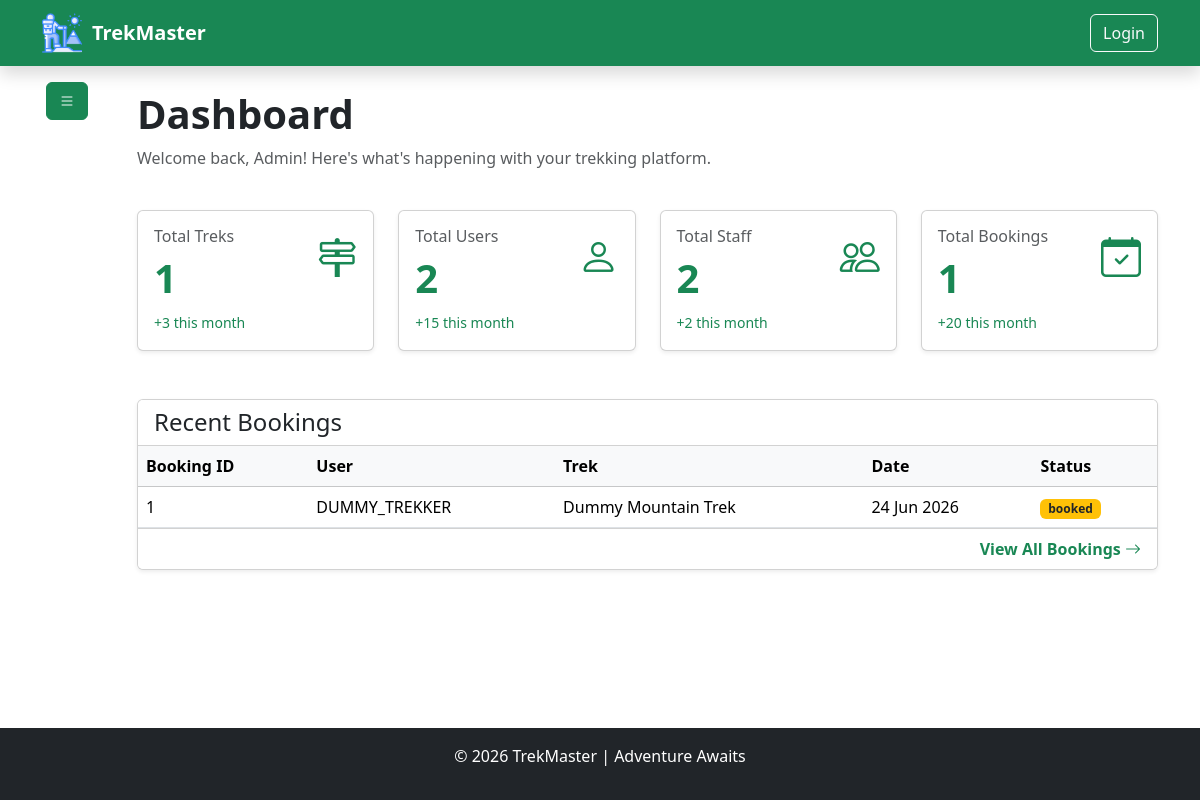
The page /admin/dashboard (signed in) on the database its author committed.
### model/model.py (models this page shows, shortened)
class BaseModel(TimeStampMixin, db.Model):
    __abstract__ = True  ## means this class is not a table in the database, but it can be inherited by other models to have common fields [new concept of abstract base class in SQLAlchemy]
    id = db.Column(db.Integer, primary_key=True)

class BookingModel(BaseModel):
    __tablename__ = "bookings"
    user_id = db.Column(db.Integer, db.ForeignKey("users.id"), nullable=False)
    trek_id = db.Column(db.Integer, db.ForeignKey("treks.id"), nullable=False)
    booking_date = db.Column(db.DateTime, default=datetime.utcnow, nullable=False)
    status = db.Column(
        db.Enum(BookingStatus), default=BookingStatus.BOOKED, nullable=False
    )
    payment_status = db.Column(
        db.Enum(PaymentStatus), default=PaymentStatus.PENDING, nullable=False
    )
    amount_paid = db.Column(db.Numeric(10, 2), nullable=False, default=0.00)
    booking_cancel_date = db.Column(db.DateTime, nullable=True)
    booking_cancel_reason = db.Column(db.String(500), nullable=True)
    __table_args__ = (
        db.UniqueConstraint(
            "user_id", "trek_id", name="unique_user_trek_booking"
        ),  ## only one user can book a trek at a time
    )

class UserModel(BaseModel):  ## trekkers [by default] , staff [call StaffModel] , admin [programitically created]
    __tablename__ = "users"
    username = db.Column(db.String(50), nullable=False)
    email = db.Column(db.String(100), unique=True, nullable=False)
    phone = db.Column(db.String(15), unique=True, nullable=False)
    password_hash = db.Column(db.String(128), nullable=False)
    role = db.Column(db.Enum(UserRole), default=UserRole.TREKKER, nullable=False)
    """
    # db.Enum is used to store the enum values in the database as strings, and it will automatically handle the conversion between the enum and the string representation in the database.
    # raw syntax : db.Enum("admin" , "user" , "staff" , name = "user_roles")  # this is the raw syntax to create enum in SQLAlchemy, but we are using python enum class to create enum and then using it in the model.
    """
    is_active = db.Column(db.Boolean, default=True, nullable=False)
    is_blacklisted = db.Column(db.Boolean, default=False, nullable=False)
    blacklisted_reason = db.Column(db.String(500), nullable=True)
    bookings = db.relationship(
        "BookingModel",  ## here we specify the python model name not the table name
        backref=db.backref("user", lazy=True), # gives booking132.user to access the user who made the booking
        foreign_keys="BookingModel.user_id",  # which foreign key should be used
        lazy=True,
        cascade="all, delete-orphan",  # if a user is deleted, all their bookings will be deleted as well
    )
    staff_profile = db.relationship(
        "StaffModel",
        backref=db.backref("user", uselist=False),
        uselist=False,
        cascade="all, delete-orphan",
    )
    reviews = db.relationship(
        "TrekReviewModel",
        backref=db.backref("user", lazy=True),
        foreign_keys="TrekReviewModel.user_id",
        lazy=True,
        cascade="all, delete-orphan",
    )

class TrekModel(BaseModel):
    __tablename__ = "treks"
    name = db.Column(db.String(100), nullable=False)
    location = db.Column(db.String(100), nullable=False)
    difficulty = db.Column(db.Enum(TrekDifficulty), nullable=False)
    duration = db.Column(db.Integer, nullable=False)  # in days
    total_slots = db.Column(db.Integer, nullable=False, default=10)
    available_slots = db.Column(db.Integer, nullable=False, default=10)
    price = db.Column(db.Numeric(10, 2), nullable=False)
    description = db.Column(db.String(600), nullable=True)
    image_url = db.Column(db.String(200), nullable=True)
    starting_at = db.Column(db.DateTime, nullable=False, default=datetime.utcnow)
    ending_at = db.Column(db.DateTime, nullable=False)
    status = db.Column(db.Enum(TrekStatus), default=TrekStatus.PENDING, nullable=False)
    assigned_staff_id = db.Column(db.Integer, db.ForeignKey("staffs.id"), nullable=True)
    bookings = db.relationship(
        "BookingModel", backref=db.backref("trek", lazy=True), lazy=True, cascade="all, delete-orphan"
    )  # one to many relationship with BookingModel
    reviews = db.relationship(
        "TrekReviewModel", backref=db.backref("trek", lazy=True), lazy=True, cascade="all, delete-orphan"
    )  # one to many relationship with ReviewModel
    __table_args__ = (
        db.CheckConstraint(
            "available_slots <= total_slots", name="check_available_slots"
        ),
        db.CheckConstraint("starting_at < ending_at", name="ending before start constraint"),
        db.CheckConstraint("price >= 0", name="zero_price_constraint"),
    )

### utils/authentication.py (the view)
    def wrapper(*args , **kwargs):
        if "user_id" not in session:
            flash("Please log in to access this page.", "danger")
            return redirect("/auth/login")
        user = UserModel.query.filter_by(id=session["user_id"]).first()
        if not user:
            flash("User not found.", "danger")
            return redirect("/auth/login")
        return func(
            *args,
            **kwargs
        )

### routes/admin_routes.py (called while the page is built)
@admin_bp.route("/dashboard", methods=["GET"])
@is_logged_in
@role_required(UserRole.ADMIN)
def dashboard():
    if request.method == "GET":
        admin_user = UserModel.query.filter_by(id=session["user_id"]).first()
        total_trekkers = UserModel.query.filter_by(role=UserRole.TREKKER).count()
        total_staff = UserModel.query.filter_by(role=UserRole.STAFF).count()
        total_bookings = BookingModel.query.count()
        total_treks  = TrekModel.query.count()
        fresh_bookings = BookingModel.query.order_by(BookingModel.booking_date.desc()).limit(6).all()
        return render_template("admin/dashboard.html", admin_user=admin_user , total_trekkers=total_trekkers, total_staff=total_staff, total_bookings=total_bookings, total_treks=total_treks, fresh_bookings=fresh_bookings)

### utils/authentication.py (called while the page is built)
def is_logged_in(func):
    def wrapper(*args , **kwargs):
        if "user_id" not in session:
            flash("Please log in to access this page.", "danger")
            return redirect("/auth/login")
        user = UserModel.query.filter_by(id=session["user_id"]).first()
        if not user:
            flash("User not found.", "danger")
            return redirect("/auth/login")
        return func(
            *args,
            **kwargs
        )
    wrapper.__name__ = func.__name__
    wrapper.__doc__ = func.__doc__
    wrapper.__module__ = func.__module__
    return wrapper

### templates/admin/dashboard.html (shortened to what this page needs)
{% extends "base.html" %}
{% block content %}
<div class="container">
    <div class="row flex justify-content-between ">
        <div class="col-1 p-0">
            {% include "admin/sidebar.html" %}
        </div>
        <div class="col-11 ">
            <div class="py-4">
                <h1 class="fw-bold">
                    Dashboard
                </h1>
                <p class="text-muted">
                    Welcome back, Admin!
                    Here's what's happening with your trekking platform.
                </p>
                <div class="row g-4 mt-2">
                    <div class="col-md-6 col-lg-3">
                        <div class="card shadow-sm">
                            <div class="card-body">
                                <div class="d-flex justify-content-between">
                                    <div>
                                        <h6 class="text-muted">
                                            Total Treks
                                        </h6>
                                        <h1 class="text-success fw-bold">
                                           {{ total_treks }}
                                        </h1>
                                        <small class="text-success">
                                            +3 this month
                                        </small>
                                    </div>
                                    <div>
                                        <i class="bi bi-signpost-2 fs-1 text-success"></i>
                                    </div>
                                </div>
                            </div>
                        </div>
                    </div>
                    <div class="col-md-6 col-lg-3">
                        <div class="card shadow-sm">
                            <div class="card-body">
                                <div class="d-flex justify-content-between">
                                    <div>
                                        <h6 class="text-muted">
                                            Total Users
                                        </h6>
                                        <h1 class="text-success fw-bold">
                                            {{ total_trekkers }}
                                        </h1>
                                        <small class="text-success">
                                            +15 this month
                                        </small>
                                    </div>
                                    <i class="bi bi-person fs-1 text-success"></i>
                                </div>
                            </div>
                        </div>
                    </div>
                    <div class="col-md-6 col-lg-3">
                        <div class="card shadow-sm">
                            <div class="card-body">
                                <div class="d-flex justify-content-between">
                                    <div>
                                        <h6 class="text-muted">
                                            Total Staff
                                        </h6>
                                        <h1 class="text-success fw-bold">
                                            {{ total_staff }}
                                        </h1>
                                        <small class="text-success">
                                            +2 this month
                                        </small>
                                    </div>
                                    <i class="bi bi-people fs-1 text-success"></i>
                                </div>
                            </div>
                        </div>
                    </div>
                    <div class="col-md-6 col-lg-3">
                        <div class="card shadow-sm">
                            <div class="card-body">
                                <div class="d-flex justify-content-between">
                                    <div>
                                        <h6 class="text-muted">
                                            Total Bookings
                                        </h6>
                                        <h1 class="text-success fw-bold">
                                            {{ total_bookings }}
                                        </h1>
                                        <small class="text-success">
                                            +20 this month
                                        </small>
                                    </div>
                                    <i class="bi bi-calendar-check fs-1 text-success"></i>
                                </div>
                            </div>
                        </div>
                    </div>
                </div>
                <div class="card shadow-sm mt-5">
                    <div class="card-header bg-white">
                        <h4 class="mb-0">
                            Recent Bookings
                        </h4>
                    </div>
                    <div class="table-responsive">
                        <table class="table table-hover align-middle mb-0">
                            <thead class="table-light">
                                <tr>
                                    <th>Booking ID</th>
                                    <th>User</th>
                                    <th>Trek</th>
                                    <th>Date</th>
                                    <th>Status</th>
                                </tr>
                            </thead>
                            <tbody>
                                {% for booking in fresh_bookings %}
                                <tr>
                                    <td>{{ booking.id }}</td>
                                    <td>{{ booking.user.username }}</td>
                                    <td>{{ booking.trek.name }}</td>
                                    <td>{{ booking.booking_date.strftime('%d %b %Y') }}</td>
                                    <td>
                                        {% if booking.status.value == 'booked' %}
                                        <span class="badge bg-warning text-dark">
                                            {{ booking.status.value }}
                                        </span>
                                        {% elif booking.status.value == 'cancelled' %}
                                        <span class="badge bg-danger">
                                            {{ booking.status.value }}
                                        </span>
                                        {% elif booking.status.value == 'completed' %}
                                        <span class="badge bg-success">
                                            {{ booking.status.value }}
                                        </span>
                                        {% else %}
                                        <span class="badge bg-secondary">
                                            {{ booking.status.value }}
                                        </span>
                                        {% endif %}
                                    </td>
                                </tr>
                                {% endfor %}
                            </tbody>
                        </table>
                    </div>
                    <div class="card-footer bg-white text-end">
                        <a
                            href="/admin/bookings"
                            class="text-success text-decoration-none fw-semibold">
                            View All Bookings
                            <i class="bi bi-arrow-right"></i>
                        </a>
                    </div>
                </div>
            </div>
        </div>
    </div>
</div>
{% endblock %}

### rows shown on the page
BookingModel: id "1", user.username "DUMMY_TREKKER", trek.name "Dummy Mountain Trek", booking_date "24 Jun 2026", status.value "booked"

### other values the page prints
{{ total_treks }} "1"
{{ total_trekkers }} "2"
{{ total_staff }} "2"
{{ total_bookings }} "1"
